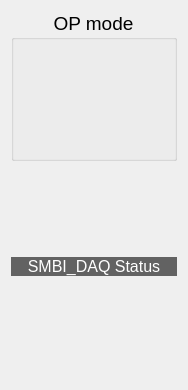
  <widget class="QWidget" name="layoutWidget" >
   <property name="geometry" >
    <rect>
     <x>0</x>
     <y>0</y>
     <width>188</width>
     <height>390</height>
    </rect>
   </property>
   <layout class="QVBoxLayout" >
    <item>
     <widget class="QGroupBox" name="groupBox" >
      <property name="maximumSize" >
       <size>
        <width>250</width>
        <height>150</height>
       </size>
      </property>
      <property name="font" >
       <font>
        <pointsize>14</pointsize>
       </font>
      </property>
      <property name="autoFillBackground" >
       <bool>false</bool>
      </property>
      <property name="title" >
       <string>OP mode</string>
      </property>
      <property name="alignment" >
       <set>Qt::AlignHCenter</set>
      </property>
      <property name="flat" >
       <bool>false</bool>
      </property>
      <property name="checkable" >
       <bool>false</bool>
      </property>
      <layout class="QVBoxLayout" >
       <property name="spacing" >
        <number>6</number>
       </property>
       <property name="leftMargin" >
        <number>9</number>
       </property>
       <property name="rightMargin" >
        <number>9</number>
       </property>
       <item>
        <widget class="CAMbboButton" name="caMbboButton" >
         <property name="sizePolicy" >
          <sizepolicy vsizetype="Minimum" hsizetype="Preferred" >
           <horstretch>0</horstretch>
           <verstretch>0</verstretch>
          </sizepolicy>
         </property>
         <property name="minimumSize" >
          <size>
           <width>0</width>
           <height>115</height>
          </size>
         </property>
         <property name="maximumSize" >
          <size>
           <width>16777215</width>
           <height>115</height>
          </size>
         </property>
         <property name="font" >
          <font>
           <pointsize>14</pointsize>
          </font>
         </property>
         <property name="align" stdset="0" >
          <enum>CAMbboButton::Vertical</enum>
         </property>
         <property name="pvlist" stdset="0" >
          <stringlist/>
         </property>
         <property name="pvname" >
          <string>SMBI_DAQ_OP_MODE</string>
         </property>
         <property name="textlist" >
          <stringlist>
           <string>Remote</string>
           <string>Local</string>
           <string>Calibration</string>
          </stringlist>
         </property>
         <property name="bitlist" >
          <stringlist>
           <string>1</string>
           <string>2</string>
           <string>3</string>
          </stringlist>
         </property>
         <property name="selColor" >
          <color>
           <red>0</red>
           <green>255</green>
           <blue>0</blue>
          </color>
         </property>
        </widget>
       </item>
      </layout>
     </widget>
    </item>
    <item>
     <layout class="QVBoxLayout" >
      <property name="spacing" >
       <number>2</number>
      </property>
     </layout>
    </item>
    <item>
     <spacer>
      <property name="orientation" >
       <enum>Qt::Vertical</enum>
      </property>
      <property name="sizeType" >
       <enum>QSizePolicy::Fixed</enum>
      </property>
      <property name="sizeHint" >
       <size>
        <width>20</width>
        <height>90</height>
       </size>
      </property>
     </spacer>
    </item>
    <item>
     <layout class="QVBoxLayout" >
      <property name="spacing" >
       <number>2</number>
      </property>
      <item>
       <widget class="QLabel" name="label_7" >
        <property name="maximumSize" >
         <size>
          <width>16777215</width>
          <height>30</height>
         </size>
        </property>
        <property name="palette" >
         <palette>
          <active>
           <colorrole role="WindowText" >
            <brush brushstyle="SolidPattern" >
             <color alpha="255" >
              <red>255</red>
              <green>255</green>
              <blue>255</blue>
             </color>
            </brush>
           </colorrole>
           <colorrole role="Base" >
            <brush brushstyle="SolidPattern" >
             <color alpha="255" >
              <red>255</red>
              <green>255</green>
              <blue>255</blue>
             </color>
            </brush>
           </colorrole>
           <colorrole role="Window" >
            <brush brushstyle="SolidPattern" >
             <color alpha="150" >
              <red>0</red>
              <green>0</green>
              <blue>0</blue>
             </color>
            </brush>
           </colorrole>
          </active>
          <inactive>
           <colorrole role="WindowText" >
            <brush brushstyle="SolidPattern" >
             <color alpha="255" >
              <red>255</red>
              <green>255</green>
              <blue>255</blue>
             </color>
            </brush>
           </colorrole>
           <colorrole role="Base" >
            <brush brushstyle="SolidPattern" >
             <color alpha="255" >
              <red>255</red>
              <green>255</green>
              <blue>255</blue>
             </color>
            </brush>
           </colorrole>
           <colorrole role="Window" >
            <brush brushstyle="SolidPattern" >
             <color alpha="150" >
              <red>0</red>
              <green>0</green>
              <blue>0</blue>
             </color>
            </brush>
           </colorrole>
          </inactive>
          <disabled>
           <colorrole role="WindowText" >
            <brush brushstyle="SolidPattern" >
             <color alpha="255" >
              <red>115</red>
              <green>115</green>
              <blue>115</blue>
             </color>
            </brush>
           </colorrole>
           <colorrole role="Base" >
            <brush brushstyle="SolidPattern" >
             <color alpha="150" >
              <red>0</red>
              <green>0</green>
              <blue>0</blue>
             </color>
            </brush>
           </colorrole>
           <colorrole role="Window" >
            <brush brushstyle="SolidPattern" >
             <color alpha="150" >
              <red>0</red>
              <green>0</green>
              <blue>0</blue>
             </color>
            </brush>
           </colorrole>
          </disabled>
         </palette>
        </property>
        <property name="font" >
         <font>
          <pointsize>12</pointsize>
          <weight>50</weight>
          <bold>false</bold>
         </font>
        </property>
        <property name="autoFillBackground" >
         <bool>true</bool>
        </property>
        <property name="text" >
         <string>SMBI_DAQ Status</string>
        </property>
        <property name="alignment" >
         <set>Qt::AlignCenter</set>
        </property>
       </widget>
      </item>
      <item>
       <layout class="QHBoxLayout" >
        <item>
         <layout class="QVBoxLayout" >
          <property name="spacing" >
           <number>0</number>
          </property>
          <item>
           <layout class="QHBoxLayout" >
            <property name="spacing" >
             <number>0</number>
            </property>
            <item>
             <widget class="CAImageMbbi" name="s1_8" >
              <property name="minimumSize" >
               <size>
                <width>20</width>
                <height>10</height>
               </size>
              </property>
              <property name="maximumSize" >
               <size>
                <width>30</width>
                <height>30</height>
               </size>
              </property>
              <property name="pvname" >
               <string>SMBI_DAQ_STATUS</string>
              </property>
              <property name="dmode" stdset="0" >
               <enum>CAImageMbbi::TrueFalse</enum>
              </property>
              <property name="falsepxm" stdset="0" >
               <pixmap resource="../fuel.qrc" >:/images/FUEL_SMBI_rect_off.png</pixmap>
              </property>
              <property name="truepxm" stdset="0" >
               <pixmap resource="../fuel.qrc" >:/images/FUEL_SMBI_rect_on.png</pixmap>
              </property>
              <property name="index" >
               <number>1</number>
              </property>
             </widget>
            </item>
            <item>
             <widget class="CAImageMbbi" name="s1_9" >
              <property name="minimumSize" >
               <size>
                <width>20</width>
                <height>10</height>
               </size>
              </property>
              <property name="maximumSize" >
               <size>
                <width>30</width>
                <height>30</height>
               </size>
              </property>
              <property name="pvname" >
               <string>SMBI_DAQ_STATUS</string>
              </property>
              <property name="dmode" stdset="0" >
               <enum>CAImageMbbi::TrueFalse</enum>
              </property>
              <property name="falsepxm" stdset="0" >
               <pixmap resource="../fuel.qrc" >:/images/FUEL_SMBI_rect_off.png</pixmap>
              </property>
              <property name="truepxm" stdset="0" >
               <pixmap resource="../fuel.qrc" >:/images/FUEL_SMBI_rect_on.png</pixmap>
              </property>
              <property name="index" >
               <number>2</number>
              </property>
             </widget>
            </item>
            <item>
             <widget class="CAImageMbbi" name="s1_10" >
              <property name="minimumSize" >
               <size>
                <width>20</width>
                <height>10</height>
               </size>
              </property>
              <property name="maximumSize" >
               <size>
                <width>30</width>
                <height>30</height>
               </size>
              </property>
              <property name="pvname" >
               <string>SMBI_DAQ_STATUS</string>
              </property>
              <property name="dmode" stdset="0" >
               <enum>CAImageMbbi::TrueFalse</enum>
              </property>
              <property name="falsepxm" stdset="0" >
               <pixmap resource="../fuel.qrc" >:/images/FUEL_SMBI_rect_off.png</pixmap>
              </property>
              <property name="truepxm" stdset="0" >
               <pixmap resource="../fuel.qrc" >:/images/FUEL_SMBI_rect_on.png</pixmap>
              </property>
              <property name="index" >
               <number>3</number>
              </property>
             </widget>
            </item>
            <item>
             <widget class="CAImageMbbi" name="s1_11" >
              <property name="minimumSize" >
               <size>
                <width>20</width>
                <height>10</height>
               </size>
              </property>
              <property name="maximumSize" >
               <size>
                <width>30</width>
                <height>30</height>
               </size>
              </property>
              <property name="pvname" >
               <string>SMBI_DAQ_STATUS</string>
              </property>
              <property name="dmode" stdset="0" >
               <enum>CAImageMbbi::TrueFalse</enum>
              </property>
              <property name="falsepxm" stdset="0" >
               <pixmap resource="../fuel.qrc" >:/images/FUEL_SMBI_rect_off.png</pixmap>
              </property>
              <property name="truepxm" stdset="0" >
               <pixmap resource="../fuel.qrc" >:/images/FUEL_SMBI_rect_on.png</pixmap>
              </property>
              <property name="index" >
               <number>4</number>
              </property>
             </widget>
            </item>
            <item>
             <widget class="CAImageMbbi" name="s1_12" >
              <property name="minimumSize" >
               <size>
                <width>20</width>
                <height>10</height>
               </size>
              </property>
              <property name="maximumSize" >
               <size>
                <width>30</width>
                <height>30</height>
               </size>
              </property>
              <property name="pvname" >
               <string>SMBI_DAQ_STATUS</string>
              </property>
              <property name="dmode" stdset="0" >
               <enum>CAImageMbbi::TrueFalse</enum>
              </property>
              <property name="falsepxm" stdset="0" >
               <pixmap resource="../fuel.qrc" >:/images/FUEL_SMBI_rect_off.png</pixmap>
              </property>
              <property name="truepxm" stdset="0" >
               <pixmap resource="../fuel.qrc" >:/images/FUEL_SMBI_rect_on.png</pixmap>
              </property>
              <property name="index" >
               <number>5</number>
              </property>
             </widget>
            </item>
            <item>
             <widget class="CAImageMbbi" name="s1_13" >
              <property name="minimumSize" >
               <size>
                <width>20</width>
                <height>10</height>
               </size>
              </property>
              <property name="maximumSize" >
               <size>
                <width>30</width>
                <height>30</height>
               </size>
              </property>
              <property name="pvname" >
               <string>SMBI_DAQ_STATUS</string>
              </property>
              <property name="dmode" stdset="0" >
               <enum>CAImageMbbi::TrueFalse</enum>
              </property>
              <property name="falsepxm" stdset="0" >
               <pixmap resource="../fuel.qrc" >:/images/FUEL_SMBI_rect_off.png</pixmap>
              </property>
              <property name="truepxm" stdset="0" >
               <pixmap resource="../fuel.qrc" >:/images/FUEL_SMBI_rect_on.png</pixmap>
              </property>
              <property name="index" >
               <number>6</number>
              </property>
             </widget>
            </item>
           </layout>
          </item>
          <item>
           <widget class="CALabel" name="s1_14" >
            <property name="minimumSize" >
             <size>
              <width>120</width>
              <height>20</height>
             </size>
            </property>
            <property name="maximumSize" >
             <size>
              <width>180</width>
              <height>30</height>
             </size>
            </property>
            <property name="palette" >
             <palette>
              <active>
               <colorrole role="WindowText" >
                <brush brushstyle="SolidPattern" >
                 <color alpha="255" >
                  <red>0</red>
                  <green>0</green>
                  <blue>0</blue>
                 </color>
                </brush>
               </colorrole>
              </active>
              <inactive>
               <colorrole role="WindowText" >
                <brush brushstyle="SolidPattern" >
                 <color alpha="255" >
                  <red>0</red>
                  <green>0</green>
                  <blue>0</blue>
                 </color>
                </brush>
               </colorrole>
              </inactive>
              <disabled>
               <colorrole role="WindowText" >
                <brush brushstyle="SolidPattern" >
                 <color alpha="255" >
                  <red>115</red>
                  <green>115</green>
                  <blue>115</blue>
                 </color>
                </brush>
               </colorrole>
              </disabled>
             </palette>
            </property>
            <property name="font" >
             <font>
              <pointsize>12</pointsize>
              <weight>75</weight>
              <bold>true</bold>
             </font>
            </property>
            <property name="autoFillBackground" >
             <bool>true</bool>
            </property>
            <property name="alignment" >
             <set>Qt::AlignLeading|Qt::AlignLeft|Qt::AlignVCenter</set>
            </property>
            <property name="wordWrap" >
             <bool>false</bool>
            </property>
            <property name="indent" >
             <number>5</number>
            </property>
            <property name="pvname" >
             <string>SMBI_DAQ_STATUS</string>
            </property>
            <property name="dmode" stdset="0" >
             <enum>CALabel::Choice</enum>
            </property>
            <property name="cmode" stdset="0" >
             <enum>CALabel::Alarm</enum>
            </property>
            <property name="ttdmode" stdset="0" >
             <enum>CALabel::Hide</enum>
            </property>
            <property name="dbrequest" stdset="0" >
             <enum>CALabel::DBRGSTR</enum>
            </property>
            <property name="messages" stdset="0" >
             <stringlist/>
            </property>
           </widget>
          </item>
         </layout>
        </item>
       </layout>
      </item>
     </layout>
    </item>
    <item>
     <spacer>
      <property name="orientation" >
       <enum>Qt::Vertical</enum>
      </property>
      <property name="sizeHint" >
       <size>
        <width>20</width>
        <height>40</height>
       </size>
      </property>
     </spacer>
    </item>
   </layout>
  </widget>
